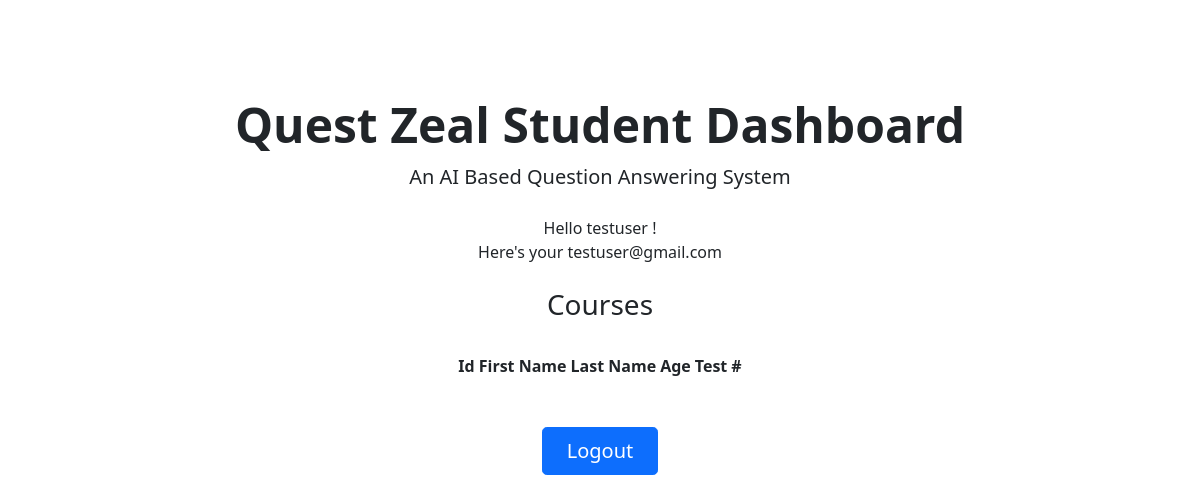
/studentDashboard (signed in), run on an earlier commit of the app's database.
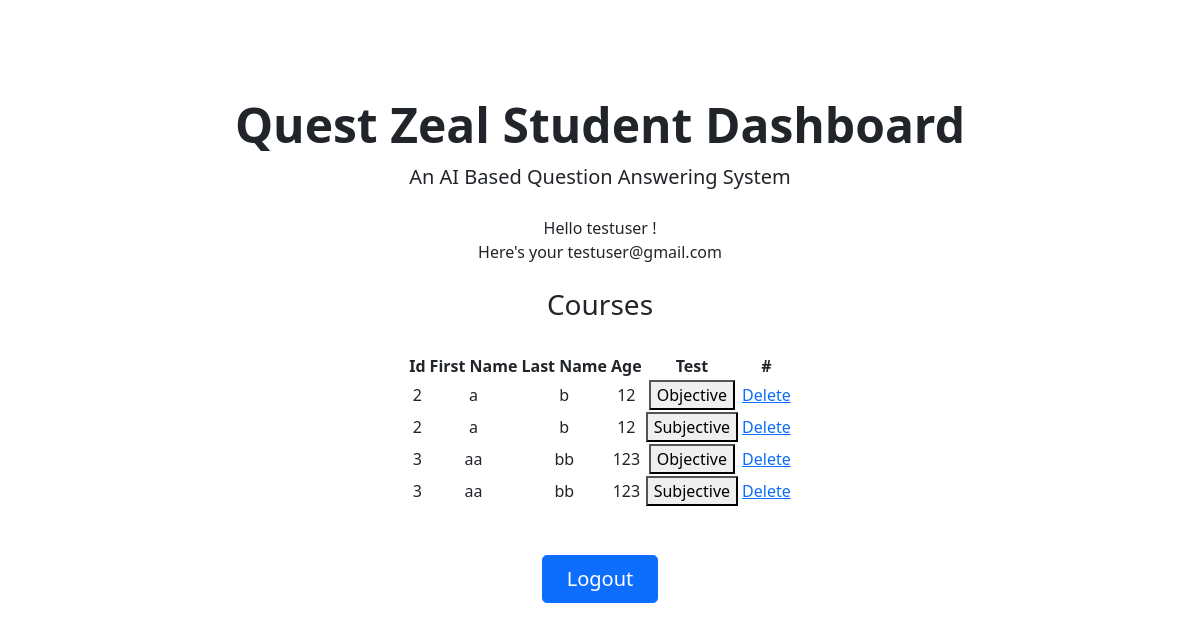
And on a later commit of the database.
### app/models.py (models this page shows, shortened)
class Users(db.Model, UserMixin):
    __tablename__ = 'Users'
    id       = db.Column(db.Integer,     primary_key=True)
    user     = db.Column(db.String(64),  unique = True)
    email    = db.Column(db.String(120), unique = True)
    password = db.Column(db.String(500))

class Courses(db.Model):
    __tablename__ = 'Courses'
    id = db.Column(db.Integer, primary_key=True)
    first_name = db.Column(db.String(20), unique=False, nullable=False)
    last_name = db.Column(db.String(20), unique=False, nullable=False)
    age = db.Column(db.Integer, nullable=False)

### app/views.py (the view)
@app.route('/studentDashboard')
@login_required
def studentDashboard():
    courses = Courses.query.all()
    if current_user.user == "admin":
        return render_template('page-404.html'), 404
    else :
        return render_template( 'studentDashboard.html',name = current_user.user , email= current_user.email, courses=courses)

### app/views.py (called while the page is built)
@lm.user_loader
def load_user(user_id):
    return Users.query.get(int(user_id))

### app/templates/studentDashboard.html (shortened to what this page needs)
<!DOCTYPE html>
<html lang="en">
  <head>
    <link
      rel="stylesheet"
      href="https://cdn.jsdelivr.net/npm/bootstrap@5.1.1/dist/css/bootstrap.min.css"
    />
    <link rel="stylesheet" href="/static/assets/css/custom.css" />
  </head>
  <body>
    <main>
      <div class="px-4 py-5 my-5 text-center">
        <h1 class="display-5 fw-bold">Quest Zeal Student Dashboard</h1>
        <div class="col-lg-6 mx-auto">
          <p class="lead mb-4">An AI Based Question Answering System</p>
          <div class="d-grid gap-2 d-sm-flex justify-content-sm-center">
            Hello {{name}} !
            <br />
            Here's your {{email}}
          </div>
          <br />
          <div class="d-grid gap-2 d-sm-flex justify-content-sm-center">
            <div>
              <h3>Courses</h3>
              <br />
              <table>
                <thead>
                  <th>Id</th>
                  <th></th>
                  <th>First Name</th>
                  <th></th>
                  <th>Last Name</th>
                  <th></th>
                  <th>Age</th>
                  <th></th>
                  <th>Test</th>
                  <th></th>
                  <th>#</th>
                </thead>
                {% for data in courses %}
                <tbody>
                  <td>{{data.id}}</td>
                  <td></td>
                  <td>{{data.first_name}}</td>
                  <td></td>
                  <td>{{data.last_name}}</td>
                  <td></td>
                  <td>{{data.age}}</td>
                  <td></td>
                  <td> <a href="{{url_for('Objective_QA_Generation')}}"><button>Objective</button></a> </td>
                  <td></td>
                  <td> <a href="/delete/{{data.id}}" type="button">Delete</a> </td>
                </tbody>
                <tbody>
                    <td>{{data.id}}</td>
                    <td></td>
                    <td>{{data.first_name}}</td>
                    <td></td>
                    <td>{{data.last_name}}</td>
                    <td></td>
                    <td>{{data.age}}</td>
                    <td></td>
                    <td> <a href="{{url_for('Subjective_QA_Generation')}}"><button>Subjective</button></a> </td>
                    <td></td>
                    <td> <a href="/delete/{{data.id}}" type="button">Delete</a> </td>
                  </tbody>
                {% endfor%}
              </table>
            </div>
          </div>
          <br />
          <br />
          <div class="d-grid gap-2 d-sm-flex justify-content-sm-center">
            <a
              href="/logout"
              type="button"
              class="btn btn-primary btn-lg px-4 gap-3"
              >Logout</a
            >
          </div>
        </div>
      </div>
    </main>
  </body>
</html>

What changed in the data, as far as the page shows it:
added Courses: id "2", first_name "a", last_name "b", age "12"
added Courses: id "3", first_name "aa", last_name "bb", age "123"
